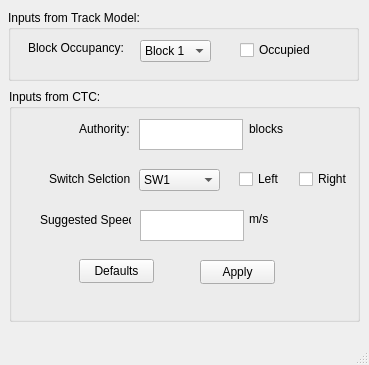
<?xml version="1.0" encoding="UTF-8"?>
<ui version="4.0">
 <class>MainWindow</class>
 <widget class="QMainWindow" name="MainWindow">
  <property name="geometry">
   <rect>
    <x>0</x>
    <y>0</y>
    <width>369</width>
    <height>365</height>
   </rect>
  </property>
  <property name="minimumSize">
   <size>
    <width>369</width>
    <height>365</height>
   </size>
  </property>
  <property name="maximumSize">
   <size>
    <width>369</width>
    <height>365</height>
   </size>
  </property>
  <property name="windowTitle">
   <string>MainWindow</string>
  </property>
  <widget class="QWidget" name="centralwidget">
   <widget class="QTextEdit" name="textEdit">
    <property name="geometry">
     <rect>
      <x>140</x>
      <y>210</y>
      <width>104</width>
      <height>31</height>
     </rect>
    </property>
   </widget>
   <widget class="QPushButton" name="pushButton">
    <property name="geometry">
     <rect>
      <x>200</x>
      <y>260</y>
      <width>75</width>
      <height>24</height>
     </rect>
    </property>
    <property name="text">
     <string>Apply</string>
    </property>
   </widget>
   <widget class="QLabel" name="label_4">
    <property name="geometry">
     <rect>
      <x>28</x>
      <y>40</y>
      <width>95</width>
      <height>16</height>
     </rect>
    </property>
    <property name="text">
     <string>Block Occupancy:</string>
    </property>
   </widget>
   <widget class="QComboBox" name="comboBox_3">
    <property name="geometry">
     <rect>
      <x>140</x>
      <y>40</y>
      <width>71</width>
      <height>22</height>
     </rect>
    </property>
    <item>
     <property name="text">
      <string>Block 1</string>
     </property>
    </item>
    <item>
     <property name="text">
      <string>Block 2</string>
     </property>
    </item>
    <item>
     <property name="text">
      <string>Block 3</string>
     </property>
    </item>
    <item>
     <property name="text">
      <string>Block 4</string>
     </property>
    </item>
    <item>
     <property name="text">
      <string>Block 5</string>
     </property>
    </item>
    <item>
     <property name="text">
      <string>Block 6</string>
     </property>
    </item>
    <item>
     <property name="text">
      <string>Block 7</string>
     </property>
    </item>
    <item>
     <property name="text">
      <string>Block 8</string>
     </property>
    </item>
    <item>
     <property name="text">
      <string>Block 9</string>
     </property>
    </item>
    <item>
     <property name="text">
      <string>Block 10</string>
     </property>
    </item>
    <item>
     <property name="text">
      <string>Block 11</string>
     </property>
    </item>
    <item>
     <property name="text">
      <string>Block 12</string>
     </property>
    </item>
    <item>
     <property name="text">
      <string>Block 13</string>
     </property>
    </item>
    <item>
     <property name="text">
      <string>Block 14</string>
     </property>
    </item>
    <item>
     <property name="text">
      <string>Block 15</string>
     </property>
    </item>
   </widget>
   <widget class="QGroupBox" name="groupBox">
    <property name="geometry">
     <rect>
      <x>9</x>
      <y>89</y>
      <width>351</width>
      <height>233</height>
     </rect>
    </property>
    <property name="title">
     <string>Inputs from CTC:</string>
    </property>
    <widget class="QLabel" name="label">
     <property name="geometry">
      <rect>
       <x>40</x>
       <y>80</y>
       <width>81</width>
       <height>20</height>
      </rect>
     </property>
     <property name="text">
      <string>Switch Selction:</string>
     </property>
    </widget>
    <widget class="QComboBox" name="comboBox">
     <property name="geometry">
      <rect>
       <x>130</x>
       <y>80</y>
       <width>81</width>
       <height>22</height>
      </rect>
     </property>
     <item>
      <property name="text">
       <string>SW1</string>
      </property>
     </item>
    </widget>
    <widget class="QLabel" name="label_2">
     <property name="geometry">
      <rect>
       <x>70</x>
       <y>30</y>
       <width>51</width>
       <height>20</height>
      </rect>
     </property>
     <property name="text">
      <string>Authority:</string>
     </property>
    </widget>
    <widget class="QTextEdit" name="textEdit_3">
     <property name="geometry">
      <rect>
       <x>130</x>
       <y>30</y>
       <width>104</width>
       <height>31</height>
      </rect>
     </property>
    </widget>
    <widget class="QLabel" name="label_3">
     <property name="geometry">
      <rect>
       <x>240</x>
       <y>30</y>
       <width>51</width>
       <height>20</height>
      </rect>
     </property>
     <property name="text">
      <string>blocks</string>
     </property>
    </widget>
    <widget class="QCheckBox" name="checkBox_4">
     <property name="geometry">
      <rect>
       <x>230</x>
       <y>80</y>
       <width>51</width>
       <height>20</height>
      </rect>
     </property>
     <property name="text">
      <string>Left</string>
     </property>
    </widget>
    <widget class="QCheckBox" name="checkBox_6">
     <property name="geometry">
      <rect>
       <x>290</x>
       <y>80</y>
       <width>51</width>
       <height>20</height>
      </rect>
     </property>
     <property name="text">
      <string>Right</string>
     </property>
    </widget>
    <widget class="QLabel" name="label_6">
     <property name="geometry">
      <rect>
       <x>240</x>
       <y>120</y>
       <width>51</width>
       <height>20</height>
      </rect>
     </property>
     <property name="text">
      <string>m/s</string>
     </property>
    </widget>
    <widget class="QLabel" name="label_7">
     <property name="geometry">
      <rect>
       <x>120</x>
       <y>10</y>
       <width>131</width>
       <height>20</height>
      </rect>
     </property>
     <property name="text">
      <string/>
     </property>
    </widget>
    <widget class="QLabel" name="label_8">
     <property name="geometry">
      <rect>
       <x>130</x>
       <y>100</y>
       <width>121</width>
       <height>20</height>
      </rect>
     </property>
     <property name="text">
      <string/>
     </property>
    </widget>
    <widget class="QPushButton" name="pushButton_2">
     <property name="geometry">
      <rect>
       <x>70</x>
       <y>170</y>
       <width>75</width>
       <height>24</height>
      </rect>
     </property>
     <property name="text">
      <string>Defaults</string>
     </property>
    </widget>
   </widget>
   <widget class="QGroupBox" name="groupBox_2">
    <property name="geometry">
     <rect>
      <x>8</x>
      <y>10</y>
      <width>351</width>
      <height>71</height>
     </rect>
    </property>
    <property name="title">
     <string>Inputs from Track Model:</string>
    </property>
   </widget>
   <widget class="QCheckBox" name="checkBox_3">
    <property name="geometry">
     <rect>
      <x>240</x>
      <y>40</y>
      <width>74</width>
      <height>20</height>
     </rect>
    </property>
    <property name="text">
     <string>Occupied</string>
    </property>
   </widget>
   <widget class="QLabel" name="label_5">
    <property name="geometry">
     <rect>
      <x>40</x>
      <y>210</y>
      <width>91</width>
      <height>20</height>
     </rect>
    </property>
    <property name="text">
     <string>Suggested Speed:</string>
    </property>
   </widget>
   <zorder>groupBox</zorder>
   <zorder>groupBox_2</zorder>
   <zorder>textEdit</zorder>
   <zorder>pushButton</zorder>
   <zorder>label_4</zorder>
   <zorder>comboBox_3</zorder>
   <zorder>checkBox_3</zorder>
   <zorder>label_5</zorder>
  </widget>
  <widget class="QMenuBar" name="menubar">
   <property name="geometry">
    <rect>
     <x>0</x>
     <y>0</y>
     <width>369</width>
     <height>22</height>
    </rect>
   </property>
  </widget>
  <widget class="QStatusBar" name="statusbar"/>
 </widget>
 <resources/>
 <connections/>
</ui>
